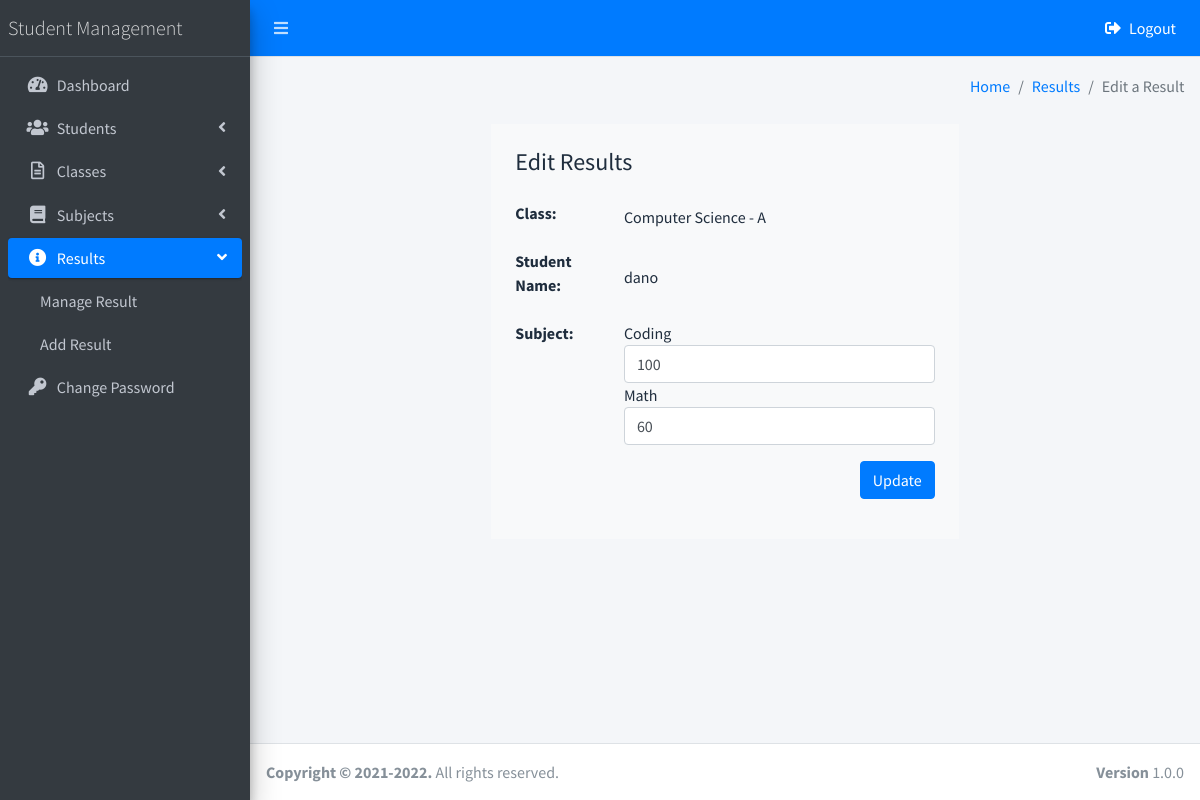
/edit_result.php?id=1 (signed in), run on the app's committed database.
### tables this page shows
CREATE TABLE `classes` (
  `id` int NOT NULL,
  `className` varchar(80) DEFAULT NULL,
  `section` varchar(5) DEFAULT NULL,
  `created_at` timestamp NULL DEFAULT NULL,
  `updated_at` timestamp NULL DEFAULT NULL
);

CREATE TABLE `students` (
  `studentId` int NOT NULL,
  `studentName` varchar(100) DEFAULT NULL,
  `rollId` varchar(100) DEFAULT NULL,
  `studentEmail` varchar(100) DEFAULT NULL,
  `gender` varchar(10) DEFAULT NULL,
  `DOB` varchar(100) DEFAULT NULL,
  `class_id` int NOT NULL,
  `registered_at` timestamp NULL DEFAULT NULL,
  `updated_at` timestamp NULL DEFAULT NULL
);

CREATE TABLE `results` (
  `id` int NOT NULL,
  `student_id` int NOT NULL,
  `subject_id` int NOT NULL,
  `class_id` int NOT NULL,
  `marks` varchar(45) DEFAULT NULL,
  `posted_at` timestamp NULL DEFAULT NULL,
  `updated_at` timestamp NULL DEFAULT NULL
);

CREATE TABLE `subjects` (
  `subjectId` int NOT NULL,
  `subjectName` varchar(100) DEFAULT NULL,
  `subjectCode` varchar(100) DEFAULT NULL,
  `created_at` timestamp NULL DEFAULT NULL,
  `updated_at` timestamp NULL DEFAULT NULL
);

### edit_result.php (the view, shortened to what this page needs)
<?php
    include('includes/config.php');
    include('includes/head.inc.php');
    if(isset($_GET['id'])){
        $id = $_GET['id'];
        $stmt = $conn->prepare('SELECT * FROM results WHERE student_id = :id LIMIT 1');
        $stmt->bindParam(':id',$id);
        $stmt->execute();
        if($stmt->rowCount() > 0){
            $data = $stmt->fetch(PDO::FETCH_ASSOC);
        }else{
            header('Location: manage_results.php');
        }
    }
?>
<div class="sidebar">
      <nav class="mt-2">
        <ul class="nav nav-pills nav-sidebar flex-column nav-child-indent" data-widget="treeview" role="menu" data-accordion="false">
            <li class="nav-item">
                <a href="dashboard.php" class="nav-link">
                <i class="nav-icon fas fa-tachometer-alt"></i>
                <p>
                    Dashboard
                </p>
                </a>
            </li>
            <li class="nav-item has-treeview ">
                <a href="#" class="nav-link  ">
                <i class="nav-icon fa fa-users"></i>
                <p>
                    Students
                    <i class="right fas fa-angle-left"></i>
                </p>
                </a>
            </li>
            <li class="nav-item has-treeview">
                <a href="#" class="nav-link ">
                <i class="nav-icon far fa-file-alt"></i>
                <p>
                    Classes
                    <i class="right fas fa-angle-left"></i>
                </p>
                </a>
            </li>
            <li class="nav-item has-treeview">
                <a href="#" class="nav-link">
                <i class="nav-icon fas fa-book"></i>
                <p>
                    Subjects
                    <i class="right fas fa-angle-left"></i>
                </p>
                </a>
            </li>
            <li class="nav-item has-treeview menu-open">
                <a href="#" class="nav-link active">
                <i class="nav-icon fa fa-info-circle"></i>
                <p>
                    Results
                    <i class="right fas fa-angle-left"></i>
                </p>
                </a>
                <ul class="nav nav-treeview">
                <li class="nav-item">
                    <a href="manage_results.php" class="nav-link">
                    <p>Manage Result</p>
                    </a>
                </li>
                <li class="nav-item">
                    <a href="add_result.php" class="nav-link">
                    <p>Add Result</p>
                    </a>
                </li>
                </ul>
            </li>
            <li class="nav-item">
                <a href="change_password.php" class="nav-link">
                <i class="nav-icon fas fa-key"></i>
                <p>
                    Change Password
                </p>
                </a>
            </li>
        </ul>
      </nav>
    </div>
  </aside>
<div class="content-wrapper">
    <div class="content-header">
        <div class="container-fluid">
            <div class="row mb-2">
            <div class="col-sm-6">
            </div>
            <div class="col-sm-6">
                <ol class="breadcrumb float-sm-right">
                <li class="breadcrumb-item"><a href="dashboard.php">Home</a></li>
                <li class="breadcrumb-item"><a href="manage_results.php">Results</a></li>
                <li class="breadcrumb-item active">Edit a Result</li>
                </ol>
            </div>
            </div>
        </div>
    </div>
<div class="container">
    <div class="container col-lg-6 student-container bg-light p-4 mb-3">
        <div class="h4">Edit Results</div>
        <form class="mt-4" action="edit_result.php" method="POST">
            <div class="form-group row d-flex align-items-center mb-3">
                <label for="class" class="form-label col-lg-3">Class:</label>
                <div class="col-lg-9">
                    <?php
                        $stmt = $conn->query("SELECT * FROM classes");
                        while($row = $stmt->fetch(PDO::FETCH_ASSOC)){
                            if($row['id'] === $data['class_id']){
                                echo "<div>".$row['className'].' - '.$row['section']."</div>";
                            }
                        }
                    ?>
                </div>
            </div>
            <div class="form-group row d-flex align-items-center mb-3">
                <label for="class" class="form-label col-lg-3">Student Name:</label>
                <div class="col-lg-9">
                        <?php
                            $sql = "SELECT * FROM students WHERE class_id = ".$data['class_id']." AND studentId = ".$data['student_id'];
                            $stmt = $conn->query($sql);
                            $row = $stmt->fetch(PDO::FETCH_ASSOC);
                            echo "<div>".$row['studentName']."</div>";
                        ?>
                </div>
            </div>
            <div class="form-group row d-flex mb-3">
                <label for="class" class="form-label col-lg-3">Subject:</label>
                <div class="col-lg-9">
                    <div id="subject">
                        <?php
                            $sql = "SELECT *,subjects.subjectName FROM results INNER JOIN subjects ON subjects.subjectId = results.subject_id WHERE student_id = ".$data['student_id']." AND class_id = ".$data['class_id'];
                            $stmt = $conn->query($sql);
                            while($row = $stmt->fetch(PDO::FETCH_ASSOC)){
                                echo "<div>".$row['subjectName']."</div>";
                                echo "<input class='form-control' value=".$row['marks']." type='number' min='0' max='100' name='marks[]'  >";
                            }
                        ?>
                    </div>
                </div>
            </div>
            <div class="form-group d-flex justify-content-end">
                <input class="btn btn-primary" type="submit" name="editResult" value="Update">
            </div>
        </form>
    </div>
</div>
<?php include('includes/footer.inc.php');  ?>

### data on the page
classes: className "Computer Science", section "A"
students: studentName "dano"
results: subject.subjectName "Coding", marks "100"
results: subject.subjectName "Math", marks "60"
